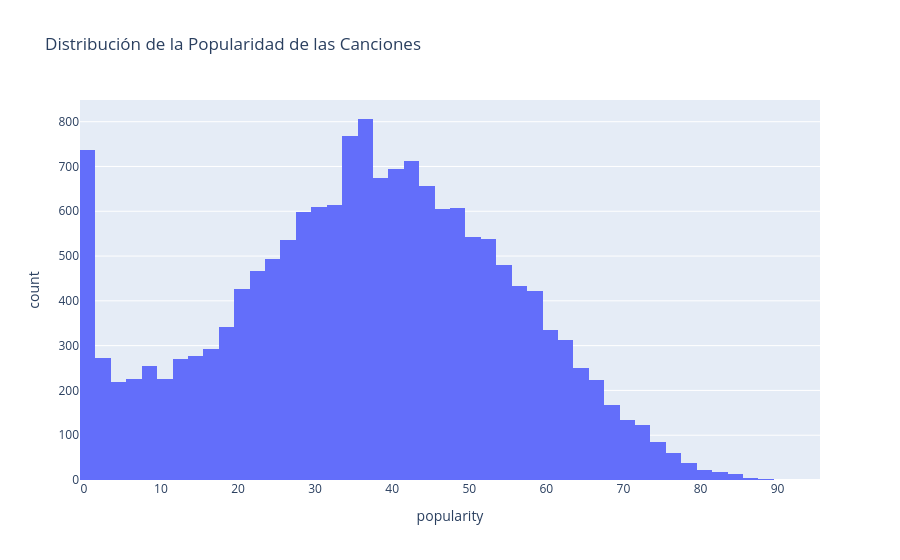

Notebook source saved alongside this figure:
### Code cell
# Histograma de la popularidad
fig_hist = px.histogram(
    df_sql,
    x='popularity',
    nbins=50,
    title='Distribución de la Popularidad de las Canciones'
)
fig_hist.show()

### Figure 1 — Plotly figure (JSON) as saved in the notebook; plotly's stock layout.template omitted (floating-point values rounded to 4 significant figures; data arrays with more than 128 entries replaced by an {"elided": "..."} marker saying what was removed)
{"data": [{"bingroup": "x", "hovertemplate": "popularity=%{x}<br>count=%{y}<extra></extra>", "legendgroup": "", "marker": {"color": "#636efa", "pattern": {"shape": ""}}, "name": "", "nbinsx": 50, "orientation": "v", "showlegend": false, "type": "histogram", "x": {"elided": "16582 int values"}, "xaxis": "x", "yaxis": "y"}], "layout": {"barmode": "relative", "legend": {"tracegroupgap": 0}, "title": {"text": "Distribución de la Popularidad de las Canciones"}, "xaxis": {"anchor": "y", "domain": [0, 1], "title": {"text": "popularity"}}, "yaxis": {"anchor": "x", "domain": [0, 1], "title": {"text": "count"}}}}
